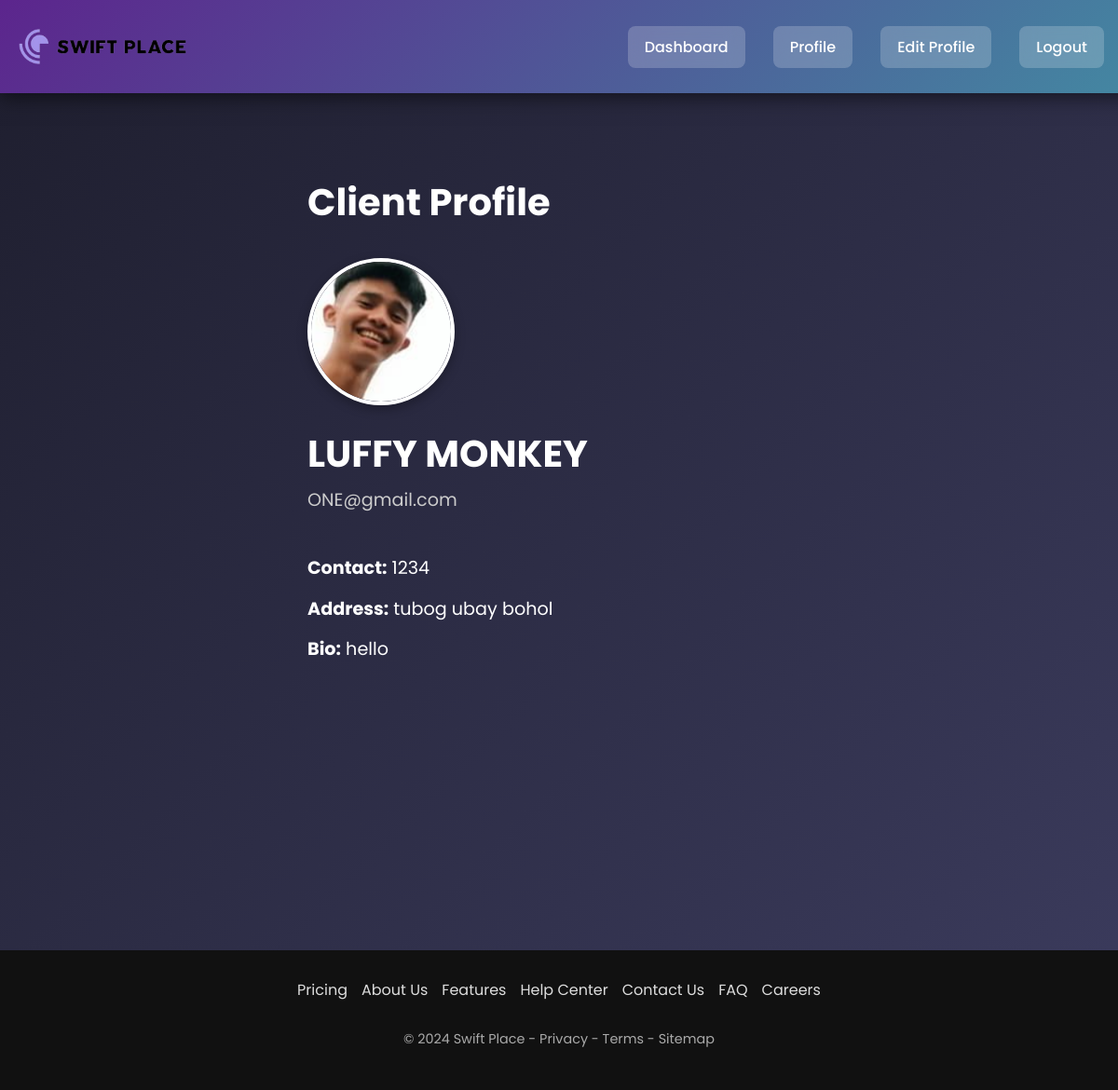
Screenshot of /index.php?controller=client&action=profile (signed in) with the database file from the repository.
### tables this page shows
CREATE TABLE `client_profiles` (
  `id` int(11) NOT NULL,
  `user_id` int(11) DEFAULT NULL,
  `bio` text DEFAULT NULL,
  `contact` varchar(50) DEFAULT NULL,
  `address` varchar(255) DEFAULT NULL,
  `profile_pic` varchar(255) DEFAULT NULL,
  `created_at` timestamp NOT NULL DEFAULT current_timestamp(),
  `updated_at` timestamp NOT NULL DEFAULT current_timestamp() ON UPDATE current_timestamp()
);

CREATE TABLE `users` (
  `id` int(11) NOT NULL,
  `first_name` varchar(50) NOT NULL,
  `last_name` varchar(50) NOT NULL,
  `email` varchar(100) NOT NULL,
  `password` varchar(255) NOT NULL,
  `created_at` timestamp NOT NULL DEFAULT current_timestamp()
);

### controllers/client/ClientController.php (called while the page is built, shortened)
<?php
require_once __DIR__ . '/../../models/ClientProfile.php';
class ClientController {
    public function profile() {
        $user_id = $_SESSION['user_id'];
        $user = ClientProfile::getUserDetails($user_id);
        $profile = ClientProfile::getProfile($user_id);
        include 'views/client/profile.php';
    }
}

### models/ClientProfile.php (called while the page is built, shortened)
<?php
class ClientProfile {
    private static function getConnection() {
        return Database::getConnection();
    }
    public static function getUserDetails($user_id) {
        $conn = self::getConnection();
        $stmt = $conn->prepare("SELECT first_name, last_name, email FROM users WHERE id = ?");
        $stmt->bind_param("i", $user_id);
        $stmt->execute();
        $result = $stmt->get_result();
        return $result->fetch_assoc();
    }
    public static function getProfile($user_id) {
        $conn = self::getConnection();
        $stmt = $conn->prepare("SELECT bio, contact, address, profile_pic FROM client_profiles WHERE user_id = ?");
        $stmt->bind_param("i", $user_id);
        $stmt->execute();
        $result = $stmt->get_result();
        return $result->fetch_assoc();
    }
}

### views/client/profile.php (the view, shortened to what this page needs)
<!DOCTYPE html>
<html lang="en">
<head>
    <link rel="stylesheet" href="/Swift-Place/public/css/clientprofile.css">
</head>
<body>
<header class="topbar">
    <div class="logo-container">
        <img src="/Swift-Place/public/photos/Logos-removebg-preview.png" alt="Logo" class="logo-img">
    </div>
    <nav class="nav-links">
        <ul>
        <li><a href="index.php?controller=client&action=Clientdashboard"><i class="fas fa-home"></i> Dashboard</a></li>
            <li><a href="index.php?controller=client&action=profile"></i> Profile</a></li>
            <li><a href="index.php?controller=client&action=edit_profile"><i class="fas fa-edit"></i> Edit Profile</a></li>
            <li><a href="index.php?controller=client&action=logout" class="logout-btn"><i class="fas fa-sign-out-alt"></i> Logout</a></li>
        </ul>
    </nav>
</header>
<?php
$first_name = $user['first_name'] ?? '';
$last_name = $user['last_name'] ?? '';
$email = $user['email'] ?? '';
$bio = $profile['bio'] ?? '';
$contact = $profile['contact'] ?? '';
$address = $profile['address'] ?? '';
$profile_pic = $profile['profile_pic'] ?? 'default.jpg';
?>
<div class="client-profile-wrapper">
<h1>Client Profile</h1>
    <div class="profile-pic-container">
        <img src="public/uploads/<?php echo htmlspecialchars($profile_pic); ?>"
             alt="Profile Picture"
             class="profile-pic">
    </div>
    <h2 class="client-name"><?php echo htmlspecialchars($first_name . " " . $last_name); ?></h2>
    <p class="client-email"><?php echo htmlspecialchars($email); ?></p>
    <div class="profile-info">
        <p><strong>Contact:</strong> <?php echo htmlspecialchars($contact); ?></p>
        <p><strong>Address:</strong> <?php echo htmlspecialchars($address); ?></p>
        <p><strong>Bio:</strong> <?php echo nl2br(htmlspecialchars($bio)); ?></p>
    </div>
</div>
<footer>
        <div class="footer-container">
            <div class="footer-links">
                <a href="#">Pricing</a>
                <a href="#">About Us</a>
                <a href="#">Features</a>
                <a href="#">Help Center</a>
                <a href="#">Contact Us</a>
                <a href="#">FAQ</a>
                <a href="#">Careers</a>
            </div>
            <p>&copy; 2024 Swift Place - Privacy - Terms - Sitemap</p>
        </div>
    </footer>
</body>
</html>

### public/css/clientprofile.css (style rules this page uses)
body { font-family: 'Poppins', sans-serif; background: linear-gradient(135deg, #1e1e2e, #3c3c5e); color: white; margin: 0; padding: 0; overflow-x: hidden; }
.topbar { width: 100%; background: linear-gradient(135deg, #5c258d, #4389a2); color: white; padding: 15px 20px; display: flex; justify-content: space-between; align-items: center; box-shadow: 0px 5px 20px rgba(0, 0, 0, 0.5); position: fixed; top: 0; left: 0; height: 70px; z-index: 1000; transition: 0.4s ease-in-out; }
.logo-container { display: flex; align-items: center; }
.logo-img { width: 180px; height: auto; transition: transform 0.3s ease-in-out; }
.nav-links { flex-grow: 1; display: flex; justify-content: flex-end; }
.nav-links ul { list-style: none; padding: 0; margin: 0; display: flex; }
.nav-links ul li { margin: 0 15px; }
.nav-links ul li a { text-decoration: none; color: white; font-size: 16px; font-weight: 500; display: flex; align-items: center; transition: all 0.3s ease-in-out; padding: 10px 18px; border-radius: 8px; background: rgba(255, 255, 255, 0.2); backdrop-filter: blur(10px); }
.logout-btn { background: linear-gradient(135deg, #ff416c, #ff4b2b); padding: 10px 20px; border-radius: 8px; margin-right: 20px; transition: all 0.3s ease-in-out; }
.client-profile-wrapper { min-height: 100vh; display: flex; flex-direction: column; align-items: flex-start; padding: 60px 40px; margin-top: 100px; color: #fff; text-align: left; margin-left: 250px; }
h1 { font-size: 2.5rem; margin-left: 40px; margin-bottom: 30px; }
.profile-pic-container { width: 150px; height: 150px; margin-bottom: 20px; margin-left: 40px; }
.profile-pic { width: 100%; height: 100%; object-fit: cover; border-radius: 50%; border: 4px solid white; box-shadow: 0 4px 12px rgba(0, 0, 0, 0.3); }
.client-name { font-size: 2.5rem; font-weight: 700; margin: 10px 0 5px 40px; }
.client-email { font-size: 1.2rem; color: #ccc; margin: 0 0 30px 40px; }
.profile-info { max-width: 700px; font-size: 1.2rem; line-height: 1.5; padding-left: 40px; }
.profile-info p { margin: 15px 0; }
footer { background: #111; color: white; padding: 30px 20px; font-family: 'Poppins', sans-serif; text-align: center; }
.footer-container { max-width: 1100px; margin: auto; }
.footer-links { display: flex; flex-wrap: wrap; justify-content: center; gap: 15px; margin-bottom: 15px; }
.footer-links a { color: #ddd; text-decoration: none; font-size: 1em; transition: color 0.3s ease-in-out; }
footer p { font-size: 0.9em; color: #aaa; }

### rows the page displays
client_profiles: profile_pic (picture), contact "1234", address "tubog ubay bohol", bio "hello"
users: first_name+last_name "LUFFY MONKEY", email "ONE@gmail.com"
